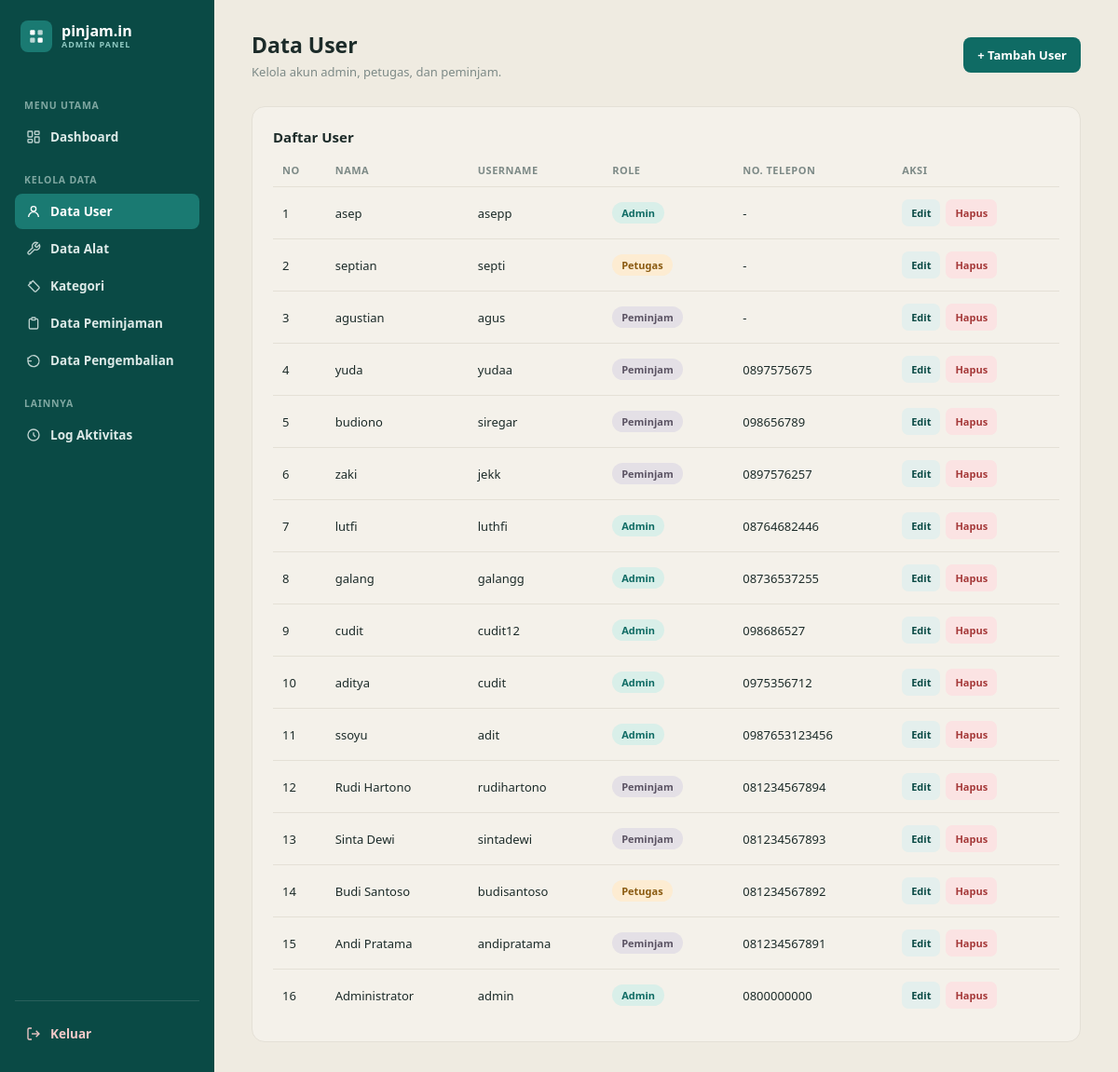
Screenshot of /Controller/c_user.php?aksi=tampil (signed in) with the database file from the repository.
### tables this page shows
CREATE TABLE `tb_user` (
  `id_user` int(11) NOT NULL,
  `nama` varchar(100) NOT NULL,
  `username` varchar(50) NOT NULL,
  `password` varchar(255) NOT NULL,
  `role` enum('admin','petugas','peminjam') NOT NULL DEFAULT 'peminjam',
  `no_telp` varchar(20) DEFAULT NULL,
  `status_aktif` tinyint(1) NOT NULL DEFAULT 1,
  `created_at` timestamp NOT NULL DEFAULT current_timestamp()
);

### Model/m_koneksi.php (called while the page is built, shortened)
<?php
class koneksi {
    private $host = "localhost";
    private $username = "root";
    private $pass = "";
    private $db = "pinjamin_electronic";
    function __construct()
    {
        $this->koneksi = mysqli_connect($this->host, $this->username, $this->pass, $this->db);
    }
}
?>

### Model/m_user.php (called while the page is built, shortened)
<?php
class m_user
{
    private $koneksi;
    public function __construct($koneksi)
    {
        $this->koneksi = $koneksi;
    }
    public function tampilUser()
    {
        $query = mysqli_query(
            $this->koneksi,
            "SELECT * FROM tb_user
             ORDER BY id_user DESC"
        );
        return $query;
    }
}
?>

### View/v_user.php (the view, shortened to what this page needs)
<?php
include_once __DIR__ . '/../Model/m_koneksi.php';
include_once __DIR__ . '/../Model/m_user.php';
$koneksi = new koneksi();
$model = new m_user(
    $koneksi->koneksi
);
$dataUser = $model->tampilUser();
?>
<!DOCTYPE html>
<html lang="id">
<head>
</head>
<body>
<div class="layout">
<aside class="sidebar">
    <div class="brand">
        <div class="logo">
            <svg viewBox="0 0 24 24" fill="none">
                <rect
                    x="3"
                    y="3"
                    width="7"
                    height="7"
                    rx="1.5"
                    fill="#fff"
                />
                <rect
                    x="14"
                    y="3"
                    width="7"
                    height="7"
                    rx="1.5"
                    fill="#fff"
                    opacity="0.7"
                />
                <rect
                    x="3"
                    y="14"
                    width="7"
                    height="7"
                    rx="1.5"
                    fill="#fff"
                    opacity="0.7"
                />
                <rect
                    x="14"
                    y="14"
                    width="7"
                    height="7"
                    rx="1.5"
                    fill="#fff"
                />
            </svg>
        </div>
        <div class="brand-text">
            <div class="name">
                pinjam.in
            </div>
            <div class="tag">
                ADMIN PANEL
            </div>
        </div>
    </div>
    <div class="nav-group-label">
        Menu Utama
    </div>
    <a
        class="nav-item"
        href="v_homeadmin.php">
        <svg
            viewBox="0 0 24 24"
            fill="none"
            stroke="currentColor"
            stroke-width="2">
            <rect
                x="3"
                y="3"
                width="7"
                height="9"
                rx="1"/>
            <rect
                x="14"
                y="3"
                width="7"
                height="5"
                rx="1"/>
            <rect
                x="14"
                y="12"
                width="7"
                height="9"
                rx="1"/>
            <rect
                x="3"
                y="16"
                width="7"
                height="5"
                rx="1"/>
        </svg>
        Dashboard
    </a>
    <div class="nav-group-label">
        Kelola Data
    </div>
    <a
        class="nav-item active"
        href="v_user.php">
        <svg
            viewBox="0 0 24 24"
            fill="none"
            stroke="currentColor"
            stroke-width="2">
            <circle
                cx="12"
                cy="8"
                r="4"/>
            <path
                d="M4 21c0-4.4 3.6-8 8-8s8 3.6 8 8"/>
        </svg>
        Data User
    </a>
    <a
        class="nav-item"
        href="v_alat.php">
        <svg
            viewBox="0 0 24 24"
            fill="none"
            stroke="currentColor"
            stroke-width="2">
            <path
                d="M14.7 6.3a1 1 0 0 0 0 1.4l1.6 1.6a1 1 0 0 0 1.4 0l3.77-3.77a6 6 0 0 1-7.94 7.94l-6.91 6.91a2.12 2.12 0 0 1-3-3l6.91-6.91a6 6 0 0 1 7.94-7.94l-3.76 3.76z"/>
        </svg>
        Data Alat
    </a>
    <a
        class="nav-item"
        href="v_kategori.php">
        <svg
            viewBox="0 0 24 24"
            fill="none"
            stroke="currentColor"
            stroke-width="2">
            <path
                d="M20.59 13.41 11 3.83 3.83 11l9.58 9.59a2 2 0 0 0 2.83 0l4.35-4.35a2 2 0 0 0 0-2.83-2.83Z"/>
            <circle
                cx="7"
                cy="7"
                r="1"/>
        </svg>
        Kategori
    </a>
    <a
        class="nav-item"
        href="v_peminjaman.php">
        <svg
            viewBox="0 0 24 24"
            fill="none"
            stroke="currentColor"
            stroke-width="2">
            <path
                d="M9 5H7a2 2 0 0 0-2 2v12a2 2 0 0 0 2 2h10a2 2 0 0 0 2-2V7a2 2 0 0 0-2-2h-2"/>
            <rect
                x="9"
                y="3"
                width="6"
                height="4"
                rx="1"/>
        </svg>
        Data Peminjaman
    </a>
    <a
        class="nav-item"
        href="v_pengembalian.php">
        <svg
            viewBox="0 0 24 24"
            fill="none"
            stroke="currentColor"
            stroke-width="2">
            <path d="M3 7v6h6"/>
            <path
                d="M3 13a9 9 0 1 0 3-6.7L3 9"/>
        </svg>
        Data Pengembalian
    </a>
    <div class="nav-group-label">
        Lainnya
    </div>
    <a
        class="nav-item"
        href="v_log.php">
        <svg
            viewBox="0 0 24 24"
            fill="none"
            stroke="currentColor"
            stroke-width="2">
            <path d="M12 8v4l3 3"/>
            <circle
                cx="12"
                cy="12"
                r="9"/>
        </svg>
        Log Aktivitas
    </a>
    <div class="sidebar-footer">
        <a
            class="logout-btn"
            href="../Controller/c_logout.php">
            <svg
                viewBox="0 0 24 24"
                fill="none"
                stroke="currentColor"
                stroke-width="2">
                <path
                    d="M9 21H5a2 2 0 0 1-2-2V5a2 2 0 0 1 2-2h4"/>
                <path
                    d="M16 17l5-5-5-5"/>
                <path
                    d="M21 12H9"/>
            </svg>
            Keluar
        </a>
    </div>
</aside>
<main class="main">
    <div class="topbar">
        <div>
            <h1>
                Data User
            </h1>
            <p>
                Kelola akun admin, petugas, dan peminjam.
            </p>
        </div>
        <a
            href="v_tambah_user.php"
            class="btn-add">
            + Tambah User
        </a>
    </div>
    <div class="panel">
        <div class="panel-header">
            <h2 class="panel-title">
                Daftar User
            </h2>
        </div>
        <div class="table-wrapper">
            <table>
                <thead>
                    <tr>
                        <th>No</th>
                        <th>Nama</th>
                        <th>Username</th>
                        <th>Role</th>
                        <th>No. Telepon</th>
                        <th>Aksi</th>
                    </tr>
                </thead>
                <tbody>
                <?php
                $no = 1;
                if (
                    $dataUser &&
                    mysqli_num_rows($dataUser) > 0
                ):
                    while (
                        $user = mysqli_fetch_assoc($dataUser)
                    ):
                ?>
                    <tr>
                        <td>
                            <?= $no++ ?>
                        </td>
                        <td>
                            <?= htmlspecialchars(
                                $user['nama']
                            ) ?>
                        </td>
                        <td>
                            <?= htmlspecialchars(
                                $user['username']
                            ) ?>
                        </td>
                        <td>
                            <?php if (
                                $user['role'] == 'admin'
                            ): ?>
                                <span class="badge badge-admin">
                                    Admin
                                </span>
                            <?php elseif (
                                $user['role'] == 'petugas'
                            ): ?>
                                <span class="badge badge-petugas">
                                    Petugas
                                </span>
                            <?php else: ?>
                                <span class="badge badge-peminjam">
                                    Peminjam
                                </span>
                            <?php endif; ?>
                        </td>
                        <td>
                            <?= htmlspecialchars(
                                $user['no_telp'] ?? '-'
                            ) ?>
                        </td>
                        <td>
                            <div class="action">
                                <a
                                    href="v_edit_user.php?id=<?= $user['id_user'] ?>"
                                    class="btn-edit">
                                    Edit
                                </a>
                                <a
                                    href="../Controller/c_user.php?hapus=<?= $user['id_user'] ?>"
                                    class="btn-delete"
                                    onclick="return confirm('Yakin ingin menghapus user ini?')">
                                    Hapus
                                </a>
                            </div>
                        </td>
                    </tr>
                <?php
                    endwhile;
                endif; ?>
                </tbody>
            </table>
        </div>
    </div>
</main>
</div>
</body>
</html>

### View/v_user.php (style rules this page uses)
:root { --cream:#f4f1ea; --cream-deep:#efebe1; --teal-dark:#0f6b64; --teal:#1a7a72; --teal-deep:#0a4a45; --ink:#1c2b29; --muted:#7d8a87; --card-border:#e4e0d6; }
* { box-sizing:border-box; }
body { margin:0; font-family:'Segoe UI',system-ui,-apple-system,sans-serif; background:var(--cream-deep); color:var(--ink); }
a { color:inherit; text-decoration:none; }
.layout { display:flex; min-height:100vh; }
.sidebar { width:230px; background:var(--teal-deep); color:#fff; display:flex; flex-direction:column; padding:22px 16px; flex-shrink:0; }
.brand { display:flex; align-items:center; gap:10px; margin-bottom:32px; padding:0 6px; }
.brand .logo { width:34px; height:34px; border-radius:8px; background:var(--teal); display:flex; align-items:center; justify-content:center; flex-shrink:0; }
.brand .logo svg { width:18px; height:18px; }
.brand-text { line-height:1.1; }
.brand-text .name { font-weight:800; font-size:16px; color:#fff; }
.brand-text .tag { font-size:9px; letter-spacing:1px; color:#8fc9c2; font-weight:700; }
.nav-group-label { font-size:10.5px; letter-spacing:.8px; color:#7fa7a1; font-weight:700; margin:18px 10px 8px; text-transform:uppercase; }
.nav-item { display:flex; align-items:center; gap:10px; padding:10px 12px; border-radius:8px; font-size:13.5px; font-weight:600; color:#dce9e7; margin-bottom:2px; transition:background .15s ease; }
.nav-item.active { background:var(--teal); color:#fff; }
.nav-item svg { width:16px; height:16px; flex-shrink:0; opacity:.85; }
.nav-item.active svg { opacity:1; }
.sidebar-footer { margin-top:auto; padding-top:16px; border-top:1px solid rgba(255,255,255,0.12); }
.logout-btn { display:flex; align-items:center; gap:10px; padding:10px 12px; border-radius:8px; font-size:13.5px; font-weight:700; color:#f3c9c9; }
.logout-btn svg { width:16px; height:16px; }
.main { flex:1; padding:32px 40px; max-width:1200px; }
.topbar { display:flex; align-items:center; justify-content:space-between; margin-bottom:28px; }
.topbar h1 { font-size:23px; font-weight:800; margin:0 0 4px; }
.topbar p { margin:0; font-size:13px; color:var(--muted); }
.btn-add { display:flex; align-items:center; gap:7px; border:none; border-radius:8px; padding:10px 15px; background:var(--teal-dark); color:#fff; font-size:13px; font-weight:700; cursor:pointer; }
.panel { background:var(--cream); border:1px solid var(--card-border); border-radius:14px; padding:22px; }
.panel-header { display:flex; align-items:center; justify-content:space-between; margin-bottom:18px; }
.panel-title { margin:0; font-size:15px; font-weight:800; }
.table-wrapper { overflow-x:auto; }
table { width:100%; border-collapse:collapse; }
thead th { text-align:left; font-size:11px; text-transform:uppercase; letter-spacing:.5px; color:var(--muted); font-weight:700; padding:0 10px 10px; border-bottom:1px solid var(--card-border); }
tbody td { padding:13px 10px; font-size:13px; border-bottom:1px solid var(--card-border); }
tbody tr:last-child td { border-bottom:none; }
.badge { display:inline-block; padding:4px 10px; border-radius:999px; font-size:11px; font-weight:700; }
.badge-admin { background:#d9efe9; color:#0f6b64; }
.badge-petugas { background:#fdecd2; color:#8a5a10; }
.badge-peminjam { background:#e4e0e6; color:#5b5363; }
.action { display:flex; gap:6px; }
.btn-edit, .btn-delete { border:none; border-radius:7px; padding:7px 10px; font-size:11px; font-weight:700; cursor:pointer; }
.btn-edit { background:#e4efed; color:var(--teal-deep); }
.btn-delete { background:#fbe3e3; color:#a53939; }

### rows the page displays
tb_user: nama "asep", username "asepp", role "Admin", no_telp "-"
tb_user: nama "septian", username "septi", role "Petugas", no_telp "-"
tb_user: nama "agustian", username "agus", role "Peminjam", no_telp "-"
tb_user: nama "yuda", username "yudaa", role "Peminjam", no_telp "0897575675"
tb_user: nama "budiono", username "siregar", role "Peminjam", no_telp "098656789"
tb_user: nama "zaki", username "jekk", role "Peminjam", no_telp "0897576257"
tb_user: nama "lutfi", username "luthfi", role "Admin", no_telp "08764682446"
tb_user: nama "galang", username "galangg", role "Admin", no_telp "08736537255"
tb_user: nama "cudit", username "cudit12", role "Admin", no_telp "098686527"
tb_user: nama "aditya", username "cudit", role "Admin", no_telp "0975356712"
tb_user: nama "ssoyu", username "adit", role "Admin", no_telp "0987653123456"
tb_user: nama "Rudi Hartono", username "rudihartono", role "Peminjam", no_telp "081234567894"
tb_user: nama "Sinta Dewi", username "sintadewi", role "Peminjam", no_telp "081234567893"
tb_user: nama "Budi Santoso", username "budisantoso", role "Petugas", no_telp "081234567892"
tb_user: nama "Andi Pratama", username "andipratama", role "Peminjam", no_telp "081234567891"
tb_user: nama "Administrator", username "admin", role "Admin", no_telp "0800000000"
